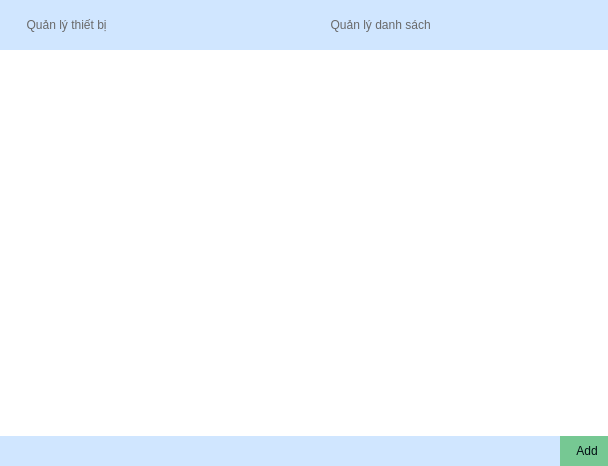
<?xml version="1.0" encoding="UTF-8"?>
<ui version="4.0">
 <class>AdminSystemWidget</class>
 <widget class="QWidget" name="AdminSystemWidget">
  <property name="geometry">
   <rect>
    <x>0</x>
    <y>0</y>
    <width>608</width>
    <height>466</height>
   </rect>
  </property>
  <property name="windowTitle">
   <string>Form</string>
  </property>
  <property name="styleSheet">
   <string notr="true">*{
border: none;
}
#header{
	background-color: #d0e6ff;
}
#body{
	background-color: #f5faf5;
}
#footer{
	background-color: #d0e6ff;
}
QMessageBox {
    background-color: #f5faf5;
    border: 2px solid #020f13;
}</string>
  </property>
  <layout class="QVBoxLayout" name="verticalLayout">
   <property name="spacing">
    <number>0</number>
   </property>
   <property name="leftMargin">
    <number>0</number>
   </property>
   <property name="topMargin">
    <number>0</number>
   </property>
   <property name="rightMargin">
    <number>0</number>
   </property>
   <property name="bottomMargin">
    <number>0</number>
   </property>
   <item alignment="Qt::AlignTop">
    <widget class="QFrame" name="header">
     <property name="minimumSize">
      <size>
       <width>0</width>
       <height>50</height>
      </size>
     </property>
     <property name="maximumSize">
      <size>
       <width>16777215</width>
       <height>50</height>
      </size>
     </property>
     <property name="frameShape">
      <enum>QFrame::StyledPanel</enum>
     </property>
     <property name="frameShadow">
      <enum>QFrame::Raised</enum>
     </property>
     <layout class="QHBoxLayout" name="horizontalLayout">
      <property name="spacing">
       <number>0</number>
      </property>
      <property name="leftMargin">
       <number>0</number>
      </property>
      <property name="topMargin">
       <number>0</number>
      </property>
      <property name="rightMargin">
       <number>0</number>
      </property>
      <property name="bottomMargin">
       <number>0</number>
      </property>
      <item>
       <widget class="QFrame" name="group_bt_manage">
        <property name="styleSheet">
         <string notr="true">QPushButton
{
	background-color: transparent;
	color: dimgray;
	padding: 10px;
	padding-left: 20px;
	border-radius: 0px;
	text-align: left
}


QPushButton::disabled
{
	background-color: #5c5c5c;

}


QPushButton::hover
{
	background-color: #a8dadc;

}


QPushButton::pressed
{
	background-color: #83c5be;

}
QPushButton::checked
{
	background-color: #4cb1ff;
	color: #020f13;
}</string>
        </property>
        <layout class="QHBoxLayout" name="group_func_bt" stretch="0,0">
         <property name="spacing">
          <number>0</number>
         </property>
         <property name="leftMargin">
          <number>0</number>
         </property>
         <property name="topMargin">
          <number>0</number>
         </property>
         <property name="rightMargin">
          <number>0</number>
         </property>
         <property name="bottomMargin">
          <number>0</number>
         </property>
         <item>
          <widget class="QPushButton" name="bt_manage_device">
           <property name="sizePolicy">
            <sizepolicy hsizetype="Minimum" vsizetype="Expanding">
             <horstretch>0</horstretch>
             <verstretch>0</verstretch>
            </sizepolicy>
           </property>
           <property name="text">
            <string>  Quản lý thiết bị</string>
           </property>
           <property name="icon">
            <iconset resource="src.qrc">
             <normaloff>:/assets/icons/camera.svg</normaloff>:/assets/icons/camera.svg</iconset>
           </property>
           <property name="iconSize">
            <size>
             <width>24</width>
             <height>24</height>
            </size>
           </property>
           <property name="checkable">
            <bool>true</bool>
           </property>
          </widget>
         </item>
         <item>
          <widget class="QPushButton" name="bt_manage_user">
           <property name="sizePolicy">
            <sizepolicy hsizetype="Minimum" vsizetype="Expanding">
             <horstretch>0</horstretch>
             <verstretch>0</verstretch>
            </sizepolicy>
           </property>
           <property name="text">
            <string>  Quản lý danh sách</string>
           </property>
           <property name="icon">
            <iconset resource="src.qrc">
             <normaloff>:/assets/icons/user-check.svg</normaloff>:/assets/icons/user-check.svg</iconset>
           </property>
           <property name="iconSize">
            <size>
             <width>24</width>
             <height>24</height>
            </size>
           </property>
           <property name="checkable">
            <bool>true</bool>
           </property>
          </widget>
         </item>
        </layout>
       </widget>
      </item>
     </layout>
    </widget>
   </item>
   <item>
    <widget class="QFrame" name="body">
     <property name="sizePolicy">
      <sizepolicy hsizetype="Preferred" vsizetype="Expanding">
       <horstretch>0</horstretch>
       <verstretch>0</verstretch>
      </sizepolicy>
     </property>
     <property name="frameShape">
      <enum>QFrame::StyledPanel</enum>
     </property>
     <property name="frameShadow">
      <enum>QFrame::Raised</enum>
     </property>
     <layout class="QGridLayout" name="gridLayout">
      <property name="leftMargin">
       <number>0</number>
      </property>
      <property name="topMargin">
       <number>0</number>
      </property>
      <property name="rightMargin">
       <number>0</number>
      </property>
      <property name="bottomMargin">
       <number>0</number>
      </property>
      <property name="spacing">
       <number>0</number>
      </property>
      <item row="0" column="0">
       <widget class="QStackedWidget" name="page_manage">
        <property name="lineWidth">
         <number>0</number>
        </property>
        <property name="currentIndex">
         <number>1</number>
        </property>
        <widget class="QWidget" name="page_manage_device">
         <layout class="QGridLayout" name="gridLayout_2">
          <property name="leftMargin">
           <number>0</number>
          </property>
          <property name="topMargin">
           <number>0</number>
          </property>
          <property name="rightMargin">
           <number>0</number>
          </property>
          <property name="bottomMargin">
           <number>0</number>
          </property>
          <property name="spacing">
           <number>0</number>
          </property>
          <item row="0" column="0">
           <widget class="QTableView" name="tb_device_list">
            <property name="styleSheet">
             <string notr="true">QTableView {
    color: black;
    gridline-color: black;
    border-color: #ffafcc;
    font: 1.2em;
}
QHeaderView::section {
    background-color: #219ebc;
    color: #000814;
    height: 35%;
    font: 1.5em;
}

QTableView::item:selected {
    background-color: #bde0fe;
	color: black;
	border: 1px solid #023047;
}s

QScrollBar:vertical {
    background: #bde0fe;
}
 QScrollBar::handle:vertical {
    background: #a2d2ff;
 }
QScrollBar:horizontal {
    background: #bde0fe;
}
 QScrollBar::handle:horizontal {
    background: #a2d2ff;
 }</string>
            </property>
           </widget>
          </item>
         </layout>
        </widget>
        <widget class="QWidget" name="page_manage_user">
         <layout class="QGridLayout" name="gridLayout_3">
          <property name="leftMargin">
           <number>0</number>
          </property>
          <property name="topMargin">
           <number>0</number>
          </property>
          <property name="rightMargin">
           <number>0</number>
          </property>
          <property name="bottomMargin">
           <number>0</number>
          </property>
          <property name="spacing">
           <number>0</number>
          </property>
          <item row="0" column="0">
           <widget class="QTableView" name="tb_user_list">
            <property name="styleSheet">
             <string notr="true">QTableView {
    color: black;
    gridline-color: black;
    border-color: #ffafcc;
    font: 1.2em;
}
QHeaderView::section {
    background-color: #219ebc;
    color: #000814;
    height: 35%;
    font: 1.5em;
}

QTableView::item:selected {
    background-color: #bde0fe;
	color: black;
	border: 1px solid #023047;
}s

QScrollBar:vertical {
    background: #bde0fe;
}
 QScrollBar::handle:vertical {
    background: #a2d2ff;
 }
QScrollBar:horizontal {
    background: #bde0fe;
}
 QScrollBar::handle:horizontal {
    background: #a2d2ff;
 }</string>
            </property>
           </widget>
          </item>
         </layout>
        </widget>
       </widget>
      </item>
     </layout>
    </widget>
   </item>
   <item alignment="Qt::AlignBottom">
    <widget class="QFrame" name="footer">
     <property name="minimumSize">
      <size>
       <width>0</width>
       <height>30</height>
      </size>
     </property>
     <property name="maximumSize">
      <size>
       <width>16777215</width>
       <height>30</height>
      </size>
     </property>
     <property name="frameShape">
      <enum>QFrame::StyledPanel</enum>
     </property>
     <property name="frameShadow">
      <enum>QFrame::Raised</enum>
     </property>
     <layout class="QHBoxLayout" name="horizontalLayout_2">
      <property name="spacing">
       <number>0</number>
      </property>
      <property name="leftMargin">
       <number>0</number>
      </property>
      <property name="topMargin">
       <number>0</number>
      </property>
      <property name="rightMargin">
       <number>0</number>
      </property>
      <property name="bottomMargin">
       <number>0</number>
      </property>
      <item>
       <spacer name="horizontalSpacer">
        <property name="orientation">
         <enum>Qt::Horizontal</enum>
        </property>
        <property name="sizeHint" stdset="0">
         <size>
          <width>522</width>
          <height>20</height>
         </size>
        </property>
       </spacer>
      </item>
      <item>
       <widget class="QPushButton" name="bt_add_user">
        <property name="styleSheet">
         <string notr="true">QPushButton
{
	background-color: #76c893;
	color: #020f13;
	padding: 10px;
	border-radius: 20px;
	text-align: center
}

QPushButton::disabled
{
	background-color: #5c5c5c;

}


QPushButton::hover
{
	background-color: #99d98c;

}


QPushButton::pressed
{
	background-color: #52b69a;

}</string>
        </property>
        <property name="text">
         <string>  Add</string>
        </property>
        <property name="icon">
         <iconset resource="src.qrc">
          <normaloff>:/assets/icons/ic_add_user.svg</normaloff>:/assets/icons/ic_add_user.svg</iconset>
        </property>
        <property name="iconSize">
         <size>
          <width>24</width>
          <height>24</height>
         </size>
        </property>
       </widget>
      </item>
     </layout>
    </widget>
   </item>
  </layout>
 </widget>
 <resources>
  <include location="src.qrc"/>
 </resources>
 <connections/>
</ui>
